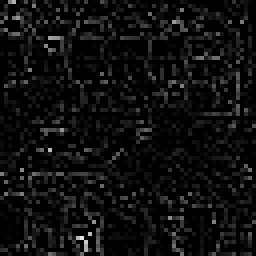
#> input picture ImageProcessing/dataset/gnotflat/notgflat1.png, 64 x 64 px (shown 4 times larger); its folder holds 4 pictures in this run
$ python 418_Classifier_PCA_Grad.py
#> lines starting #> are read from the running program, lines starting #| are printed output that depends on the picture
# ENGR418 UAV Landing support

import numpy as np
import matplotlib.pyplot as plt
import glob
import pandas as pd
import seaborn as sns;

sns.set()
from sklearn.decomposition import PCA
from sklearn.neural_network import MLPClassifier
from sklearn import metrics
from sklearn.metrics import confusion_matrix
from PIL import Image
from sklearn.model_selection import train_test_split
from mpl_toolkits.mplot3d import Axes3D
from sklearn.preprocessing import StandardScaler
from sklearn.preprocessing import Normalizer


# 1. Image pre-processing code (can refer to a different script, just need to be run once...)]

# Dataset was normalized to 64x64 grayscale images in a different script

# 2. Processing normalized dataset

# Vectorizing images

def imageList(path):
    addresses = glob.glob(path)
    images = []
    for path in addresses:
        img = Image.open(path).convert('L')
#> img is the input picture: PIL image 64x64 L; min 0, max 230, mean 14.5
        images.append(img)
    return images


def vectorizeImg(img):
    flatten = np.asmatrix(img).flatten()  # converts to a matrix then flattens to vector
    flatten = np.divide(flatten, 255.0)  # normalizes the elements from 0-255 to 0-1
    return np.asarray(flatten)[0]


def toVectors(imgList):
    return [vectorizeImg(img) for img in imgList]
#> in vectorizeImg (call 4), `flatten = np.asmatrix(img).flatten()`:
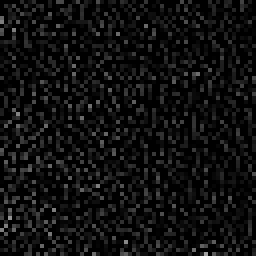
#> img: PIL image 64x64 L (shown 4 times larger); min 0, max 162, mean 15.6


path_notflat = "C:/Users/andy9/Documents/GitHub/Project_MachineLearning/ImageProcessing/dataset/gnotflat/*.png"
# Change path_notflat to the files we need and use forward slashes
listOfImages = imageList(path_notflat)
vectorInput_notflat = toVectors(listOfImages)

path_flat = "C:/Users/andy9/Documents/GitHub/Project_MachineLearning/ImageProcessing/dataset/gflat/*.png"
# Change path_flat to the files we need and use forward slashes
listOfImages = imageList(path_flat)
vectorInput_flat = toVectors(listOfImages)

# Nonflat images

numberOfNotFlat = np.size(vectorInput_notflat) / np.size(vectorInput_notflat[1])  # number of notflat images

df_notflat = pd.DataFrame(vectorInput_notflat)  # converts the list into a dataframe

df_notflat.insert(0, "flat", [0] * int(numberOfNotFlat), True)  # add new column to data fram to denote flat vs nonflat

# Flat images

#> (the run stopped early here; a loop or call above may not have finished)
